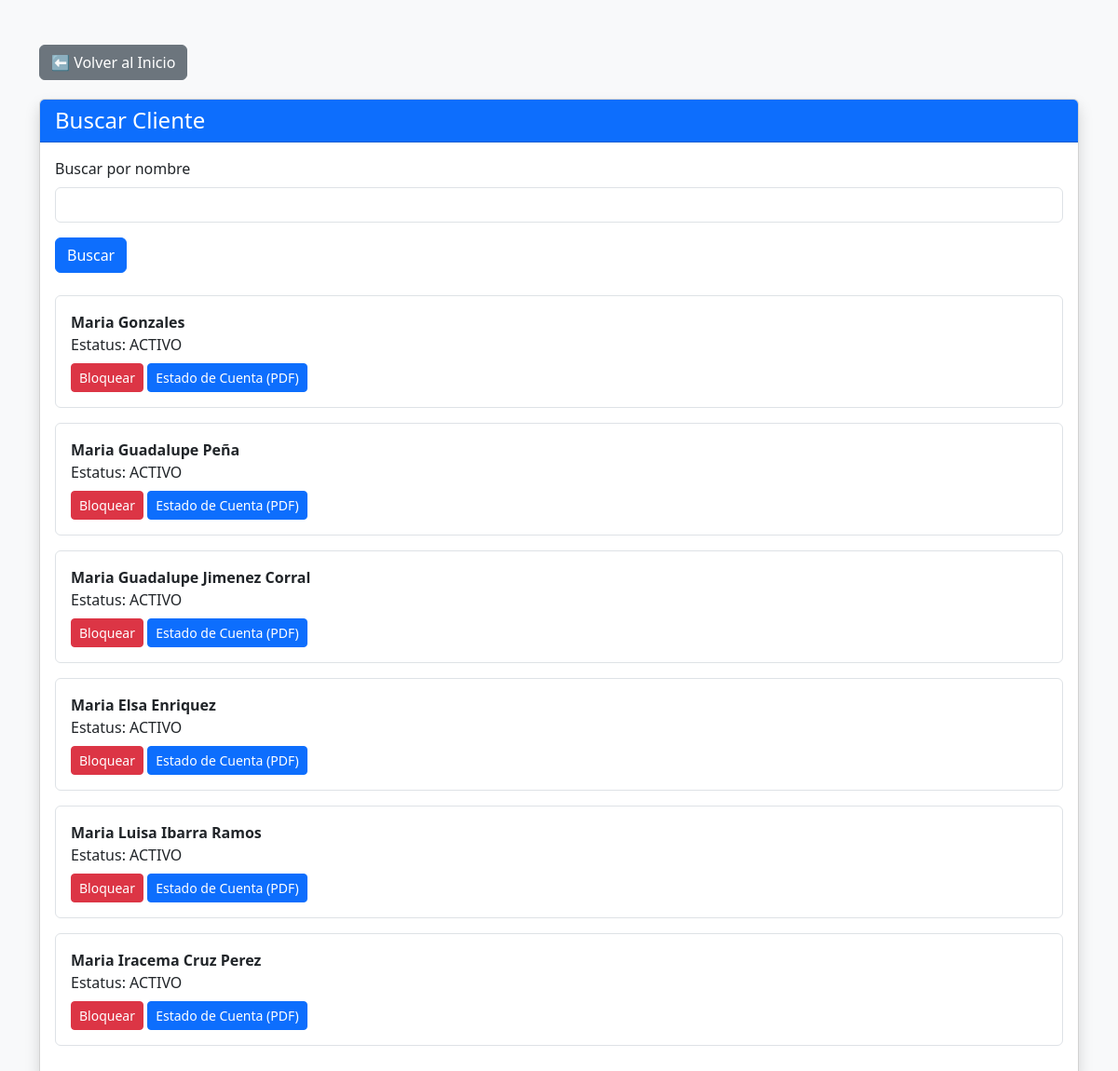
/prestamos_je/buscar_cliente.php?nombre=Maria, run on the app's committed database.
### tables this page shows
CREATE TABLE `clientes` (
  `id_cliente` int(11) NOT NULL,
  `curp_ine` varchar(25) DEFAULT NULL,
  `nombre` varchar(50) DEFAULT NULL,
  `apellido` varchar(50) DEFAULT NULL,
  `fecha_nacimiento` date DEFAULT NULL,
  `direccion` varchar(100) DEFAULT NULL,
  `numero_exterior` varchar(20) DEFAULT NULL,
  `colonia` varchar(50) DEFAULT NULL,
  `telefono` varchar(15) DEFAULT NULL,
  `autoriza_credito` enum('SI','NO') DEFAULT 'NO',
  `estatus` enum('ACTIVO','MAL_HISTORIAL','BLOQUEADO') DEFAULT 'ACTIVO',
  `id_asesor` int(11) NOT NULL,
  `id_usuario` int(11) NOT NULL,
  `fecha_registro` timestamp NOT NULL DEFAULT current_timestamp(),
  `negocio` varchar(150) DEFAULT NULL,
  `observaciones` text DEFAULT NULL,
  `numero_ext` varchar(10) DEFAULT NULL,
  `fecha_bloqueo` date DEFAULT NULL,
  `fecha_desbloqueo` date DEFAULT NULL,
  `dias_bloqueo` int(11) DEFAULT NULL,
  `motivo_bloqueo` text DEFAULT NULL
);

### prestamos_je/buscar_cliente.php (the view, shortened to what this page needs)
<?php
include("conexion.php");
?>
<!DOCTYPE html>
<html lang="es">
<head>
    <link href="https://cdn.jsdelivr.net/npm/bootstrap@5.3.2/dist/css/bootstrap.min.css" rel="stylesheet">
</head>
<body class="bg-light">
<div class="container mt-5">
<?php include("menu.php"); ?>
    <div class="card shadow">
        <div class="card-header bg-primary text-white">
            <h4 class="mb-0">Buscar Cliente</h4>
        </div>
        <div class="card-body">
            <form method="GET" class="mb-4">
                <label class="form-label">Buscar por nombre</label>
                <input type="text" name="nombre" class="form-control" required>
                <button class="btn btn-primary mt-3">Buscar</button>
            </form>
            <?php
            if (isset($_GET['nombre'])) {
                $nombre = $_GET['nombre'];
                $res = $conexion->query("
                    SELECT * FROM clientes
                    WHERE nombre LIKE '%$nombre%'
                ");
                while ($row = $res->fetch_assoc()) {
            ?>
                <div class="border rounded p-3 mb-3">
                    <b><?= $row['nombre']." ".$row['apellido'] ?></b><br>
                    Estatus: <?= $row['estatus'] ?><br>
                    <a href="bloquear.php?id=<?= $row['id_cliente'] ?>"
                       class="btn btn-danger btn-sm mt-2">
                        Bloquear
                    </a>
                    <a href="estado_cuenta.php?id=<?= $row['id_cliente'] ?>"
                       target="_blank"
                       class="btn btn-primary btn-sm mt-2">
                        Estado de Cuenta (PDF)
                    </a>
                </div>
            <?php
                }
            }
            ?>
        </div>
    </div>
</div>
</body>
</html>

### data on the page
clientes: nombre "Maria", apellido "Gonzales", estatus "ACTIVO"
clientes: nombre "Maria Guadalupe", apellido "Peña", estatus "ACTIVO"
clientes: nombre "Maria Guadalupe", apellido "Jimenez Corral", estatus "ACTIVO"
clientes: nombre "Maria Elsa", apellido "Enriquez", estatus "ACTIVO"
clientes: nombre "Maria Luisa", apellido "Ibarra Ramos", estatus "ACTIVO"
clientes: nombre "Maria Iracema", apellido "Cruz Perez", estatus "ACTIVO"
